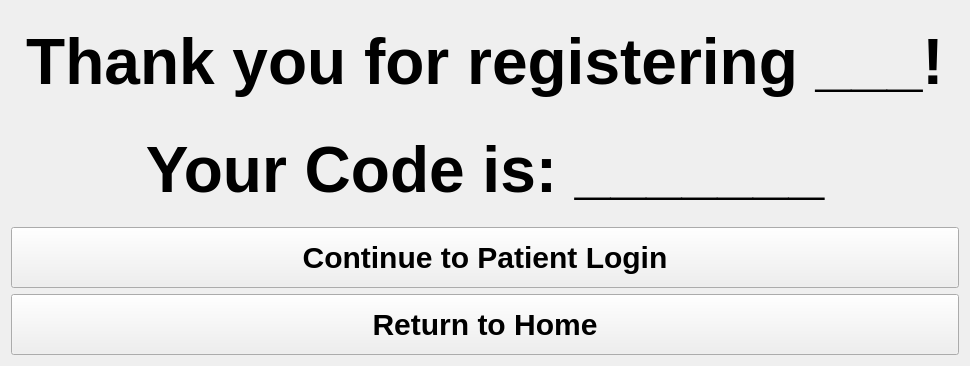
      <widget class="QWidget" name="registration_confirm_page">
       <layout class="QVBoxLayout" name="verticalLayout_2">
        <item>
         <widget class="QLabel" name="registrationThanksLabel">
          <property name="styleSheet">
           <string notr="true">QLabel {
    font-size: 64px;
    font-weight: bold;
    padding: 15px;
}</string>
          </property>
          <property name="text">
           <string>Thank you for registering ___!</string>
          </property>
          <property name="alignment">
           <set>Qt::AlignmentFlag::AlignCenter</set>
          </property>
         </widget>
        </item>
        <item>
         <spacer name="verticalSpacer_22">
          <property name="orientation">
           <enum>Qt::Orientation::Vertical</enum>
          </property>
          <property name="sizeType">
           <enum>QSizePolicy::Policy::Minimum</enum>
          </property>
          <property name="sizeHint" stdset="0">
           <size>
            <width>20</width>
            <height>0</height>
           </size>
          </property>
         </spacer>
        </item>
        <item>
         <widget class="QLabel" name="giveCodeLabel">
          <property name="styleSheet">
           <string notr="true">QLabel {
    font-size: 64px;
    font-weight: bold;
    padding: 15px;
}
</string>
          </property>
          <property name="text">
           <string>Your Code is: _______</string>
          </property>
          <property name="alignment">
           <set>Qt::AlignmentFlag::AlignCenter</set>
          </property>
         </widget>
        </item>
        <item>
         <spacer name="verticalSpacer_26">
          <property name="orientation">
           <enum>Qt::Orientation::Vertical</enum>
          </property>
          <property name="sizeType">
           <enum>QSizePolicy::Policy::Minimum</enum>
          </property>
          <property name="sizeHint" stdset="0">
           <size>
            <width>20</width>
            <height>0</height>
           </size>
          </property>
         </spacer>
        </item>
        <item>
         <widget class="QPushButton" name="continueToLoginButton">
          <property name="styleSheet">
           <string notr="true">QPushButton {
    font-size: 30px;
    font-weight: bold;
    padding: 12px;
}</string>
          </property>
          <property name="text">
           <string>Continue to Patient Login</string>
          </property>
         </widget>
        </item>
        <item>
         <widget class="QPushButton" name="homeFromPatientRegistrationConfirmButton">
          <property name="styleSheet">
           <string notr="true">QPushButton {
    font-size: 30px;
    font-weight: bold;
    padding: 12px;
}</string>
          </property>
          <property name="text">
           <string>Return to Home</string>
          </property>
         </widget>
        </item>
       </layout>
      </widget>
